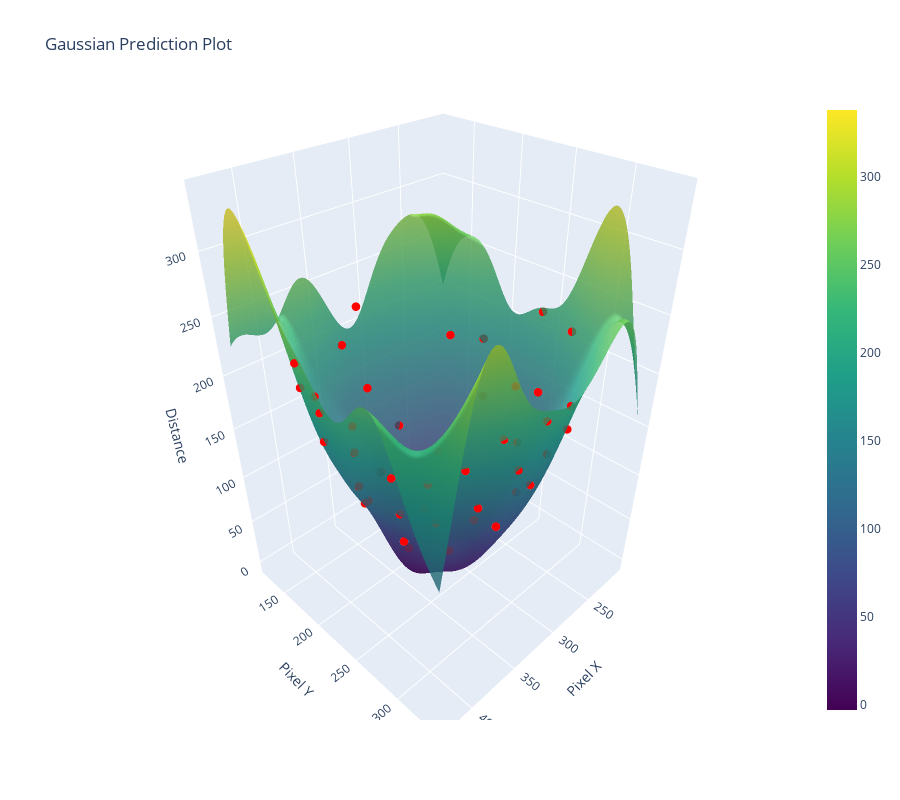

The code cell stored with this chart in its notebook:
### Code cell
plot_prediction_curve(gaussian_model, X_test, y_test, title="Gaussian Prediction Plot")

### Figure 1 — Plotly figure (JSON) as saved in the notebook; plotly's stock layout.template omitted (floating-point values rounded to 4 significant figures; data arrays with more than 128 entries replaced by an {"elided": "..."} marker saying what was removed)
{"data": [{"colorscale": [[0, "#440154"], [0.1111, "#482878"], [0.2222, "#3e4989"], [0.3333, "#31688e"], [0.4444, "#26828e"], [0.5556, "#1f9e89"], [0.6667, "#35b779"], [0.7778, "#6ece58"], [0.8889, "#b5de2b"], [1, "#fde725"]], "name": "Predicted Surface", "opacity": 0.8, "type": "surface", "x": {"elided": "100x100 float values"}, "y": {"elided": "100x100 float values"}, "z": {"elided": "100x100 float values"}}, {"marker": {"color": "red", "size": 3}, "mode": "markers", "name": "Actual Points", "type": "scatter3d", "x": [416, 236, 384, 378, 334, 340, 225, 360, 407, 392, 253, 279, 425, 308, 277, 240, 362, 348, 224, 217, 335, 359, 377, 270, 207, 310, 388, 333, 325, 394, 286, 417, 317, 318, 406, 300, 342, 366, 428, 244, 414, 351, 261, 380], "y": [189, 201, 157, 313, 171, 327, 229, 329, 272, 262, 306, 322, 223, 198, 185, 164, 311, 154, 189, 275, 306, 280, 248, 273, 238, 122, 216, 129, 336, 294, 240, 247, 321, 140, 234, 159, 339, 192, 205, 250, 208, 224, 294, 287], "z": [215.1, 127.5, 176.8, 190.4, 79.06, 176.8, 145.8, 215.1, 176.8, 127.5, 176.8, 176.8, 215.1, 35.36, 79.06, 176.8, 145.8, 127.5, 176.8, 215.1, 106.1, 79.06, 79.06, 79.06, 215.1, 215.1, 106.1, 190.4, 215.1, 176.8, 35.36, 190.4, 145.8, 145.8, 145.8, 106.1, 247.5, 79.06, 247.5, 106.1, 176.8, 35.36, 127.5, 127.5]}], "layout": {"height": 800, "scene": {"xaxis": {"title": {"text": "Pixel X"}}, "yaxis": {"title": {"text": "Pixel Y"}}, "zaxis": {"title": {"text": "Distance"}}}, "title": {"text": "Gaussian Prediction Plot"}}}
